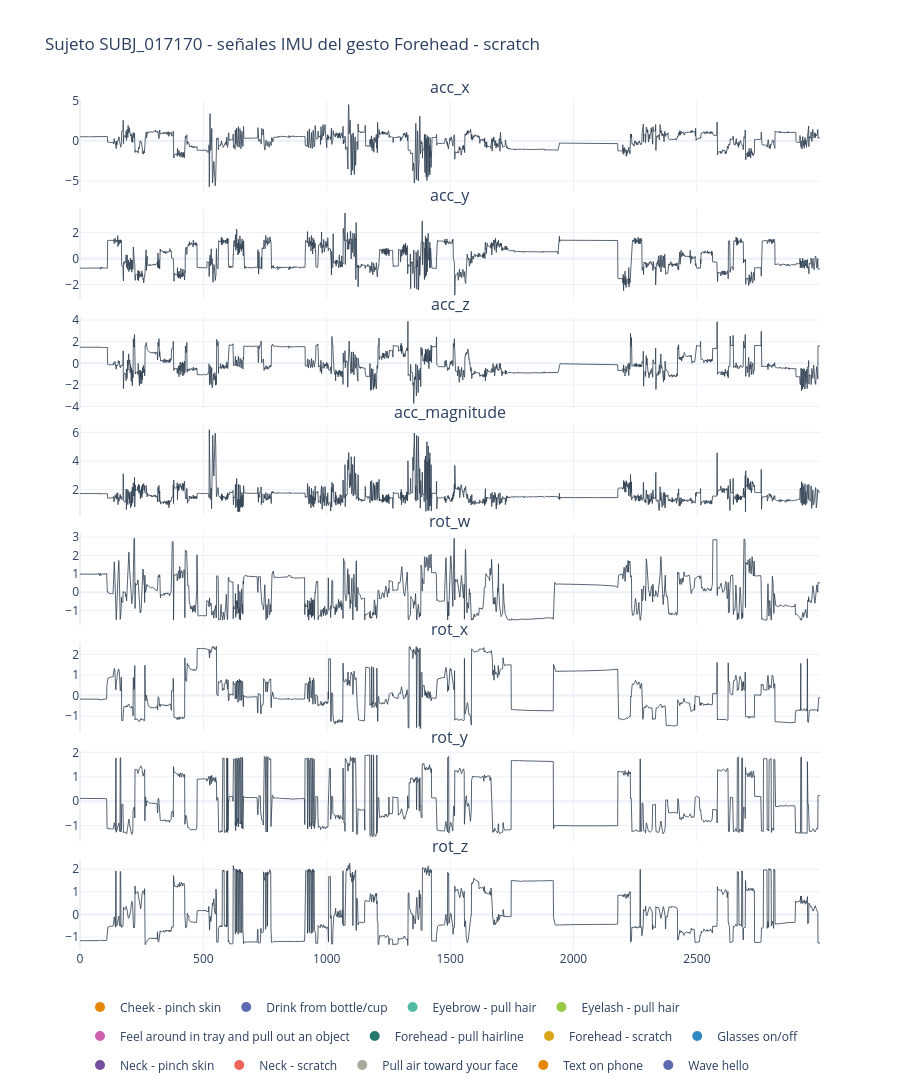

Notebook code cell kept with this figure:
### Code cell
def plot_subject_imu(df: pl.DataFrame, subject_id: str, max_rows: int = 3000):
    """Muestra acc_x/y/z y rot_w/x/y/z de un sujeto concreto. El fondo se colorea según el gesto activo en cada timestep.
    Esto permite visualizar cómo varían las señales IMU con cada gesto, y si hay patrones característicos para cada gesto.
    Es útil para entender la relación entre las señales IMU y los gestos, y si hay diferencias claras entre ellos.

    :param df: DataFrame con los datos de entrenamiento, incluyendo las columnas `subject`, `gesture`, `sequence_id`, `sequence_counter` y las señales IMU.
    :param subject_id: ID del sujeto a visualizar (ej. "SUBJ_059520").
    :param max_rows: número máximo de filas a mostrar (para evitar sobrecargar la visualización), por defecto a 3000.
    :return: Figura de Plotly con las señales IMU del sujeto, coloreadas por gesto.
    """
    sub = (
        df.filter(pl.col("subject") == subject_id)
        .sort(["sequence_id", "sequence_counter"])
        .head(max_rows)
        .to_pandas()
    )

    imu_signals = [
        "acc_x",
        "acc_y",
        "acc_z",
        "acc_magnitude",
        "rot_w",
        "rot_x",
        "rot_y",
        "rot_z",
    ]
    imu_signals = [c for c in imu_signals if c in sub.columns]

    gestures = sub["gesture"].unique().tolist()
    palette = gesture_palette(gestures)
    sub["t"] = range(len(sub))

    fig = make_subplots(
        rows=len(imu_signals),
        cols=1,
        shared_xaxes=True,
        vertical_spacing=0.02,
        subplot_titles=imu_signals,
    )

    # Bandas de fondo por gesto
    for _, seg in sub.groupby((sub["gesture"] != sub["gesture"].shift()).cumsum()):
        g = seg["gesture"].iloc[0]
        x0, x1 = seg["t"].iloc[0], seg["t"].iloc[-1]
        color = palette.get(g, "#cccccc")
        for row in range(1, len(imu_signals) + 1):
            fig.add_vrect(
                x0=x0,
                x1=x1,
                fillcolor=color,
                opacity=0.15,
                line_width=0,
                row=row,
                col=1,
            )

    # Señales
    for row, col in enumerate(imu_signals, start=1):
        fig.add_trace(
            go.Scatter(
                x=sub["t"],
                y=sub[col],
                mode="lines",
                line=dict(width=0.8, color="#2c3e50"),
                name=col,
                showlegend=False,
            ),
            row=row,
            col=1,
        )

    # Leyenda de gestos
    for g, c in palette.items():
        fig.add_trace(
            go.Scatter(
                x=[None],
                y=[None],
                mode="markers",
                marker=dict(size=10, color=c),
                name=g,
                legendgroup=g,
            )
        )

    fig.update_layout(
        title=f"Sujeto {subject_id} - señales IMU del gesto {sub['gesture'].iloc[0]}",
        height=150 * len(imu_signals) + 80,
        template="plotly_white",
        legend=dict(orientation="h", y=-0.05),
    )
    return fig


subject_to_show = train_df.select("subject").sample().to_numpy()[0, 0]
plot_subject_imu(train_df, subject_id=subject_to_show, max_rows=3000)

### Figure 1 — Plotly figure (JSON) as saved in the notebook; plotly's stock layout.template omitted (floating-point values rounded to 4 significant figures; data arrays with more than 128 entries replaced by an {"elided": "..."} marker saying what was removed)
{"data": [{"line": {"color": "#2c3e50", "width": 0.8}, "mode": "lines", "name": "acc_x", "showlegend": false, "type": "scatter", "x": {"elided": "3000 int values"}, "xaxis": "x", "y": {"elided": "3000 float values"}, "yaxis": "y"}, {"line": {"color": "#2c3e50", "width": 0.8}, "mode": "lines", "name": "acc_y", "showlegend": false, "type": "scatter", "x": {"elided": "3000 int values"}, "xaxis": "x2", "y": {"elided": "3000 float values"}, "yaxis": "y2"}, {"line": {"color": "#2c3e50", "width": 0.8}, "mode": "lines", "name": "acc_z", "showlegend": false, "type": "scatter", "x": {"elided": "3000 int values"}, "xaxis": "x3", "y": {"elided": "3000 float values"}, "yaxis": "y3"}, {"line": {"color": "#2c3e50", "width": 0.8}, "mode": "lines", "name": "acc_magnitude", "showlegend": false, "type": "scatter", "x": {"elided": "3000 int values"}, "xaxis": "x4", "y": {"elided": "3000 float values"}, "yaxis": "y4"}, {"line": {"color": "#2c3e50", "width": 0.8}, "mode": "lines", "name": "rot_w", "showlegend": false, "type": "scatter", "x": {"elided": "3000 int values"}, "xaxis": "x5", "y": {"elided": "3000 float values"}, "yaxis": "y5"}, {"line": {"color": "#2c3e50", "width": 0.8}, "mode": "lines", "name": "rot_x", "showlegend": false, "type": "scatter", "x": {"elided": "3000 int values"}, "xaxis": "x6", "y": {"elided": "3000 float values"}, "yaxis": "y6"}, {"line": {"color": "#2c3e50", "width": 0.8}, "mode": "lines", "name": "rot_y", "showlegend": false, "type": "scatter", "x": {"elided": "3000 int values"}, "xaxis": "x7", "y": {"elided": "3000 float values"}, "yaxis": "y7"}, {"line": {"color": "#2c3e50", "width": 0.8}, "mode": "lines", "name": "rot_z", "showlegend": false, "type": "scatter", "x": {"elided": "3000 int values"}, "xaxis": "x8", "y": {"elided": "3000 float values"}, "yaxis": "y8"}, {"legendgroup": "Cheek - pinch skin", "marker": {"color": "rgb(229, 134, 6)", "size": 10}, "mode": "markers", "name": "Cheek - pinch skin", "type": "scatter", "x": [null], "y": [null]}, {"legendgroup": "Drink from bottle/cup", "marker": {"color": "rgb(93, 105, 177)", "size": 10}, "mode": "markers", "name": "Drink from bottle/cup", "type": "scatter", "x": [null], "y": [null]}, {"legendgroup": "Eyebrow - pull hair", "marker": {"color": "rgb(82, 188, 163)", "size": 10}, "mode": "markers", "name": "Eyebrow - pull hair", "type": "scatter", "x": [null], "y": [null]}, {"legendgroup": "Eyelash - pull hair", "marker": {"color": "rgb(153, 201, 69)", "size": 10}, "mode": "markers", "name": "Eyelash - pull hair", "type": "scatter", "x": [null], "y": [null]}, {"legendgroup": "Feel around in tray and pull out an object", "marker": {"color": "rgb(204, 97, 176)", "size": 10}, "mode": "markers", "name": "Feel around in tray and pull out an object", "type": "scatter", "x": [null], "y": [null]}, {"legendgroup": "Forehead - pull hairline", "marker": {"color": "rgb(36, 121, 108)", "size": 10}, "mode": "markers", "name": "Forehead - pull hairline", "type": "scatter", "x": [null], "y": [null]}, {"legendgroup": "Forehead - scratch", "marker": {"color": "rgb(218, 165, 27)", "size": 10}, "mode": "markers", "name": "Forehead - scratch", "type": "scatter", "x": [null], "y": [null]}, {"legendgroup": "Glasses on/off", "marker": {"color": "rgb(47, 138, 196)", "size": 10}, "mode": "markers", "name": "Glasses on/off", "type": "scatter", "x": [null], "y": [null]}, {"legendgroup": "Neck - pinch skin", "marker": {"color": "rgb(118, 78, 159)", "size": 10}, "mode": "markers", "name": "Neck - pinch skin", "type": "scatter", "x": [null], "y": [null]}, {"legendgroup": "Neck - scratch", "marker": {"color": "rgb(237, 100, 90)", "size": 10}, "mode": "markers", "name": "Neck - scratch", "type": "scatter", "x": [null], "y": [null]}, {"legendgroup": "Pull air toward your face", "marker": {"color": "rgb(165, 170, 153)", "size": 10}, "mode": "markers", "name": "Pull air toward your face", "type": "scatter", "x": [null], "y": [null]}, {"legendgroup": "Text on phone", "marker": {"color": "rgb(229, 134, 6)", "size": 10}, "mode": "markers", "name": "Text on phone", "type": "scatter", "x": [null], "y": [null]}, {"legendgroup": "Wave hello", "marker": {"color": "rgb(93, 105, 177)", "size": 10}, "mode": "markers", "name": "Wave hello", "type": "scatter", "x": [null], "y": [null]}], "layout": {"annotations": [{"font": {"size": 16}, "showarrow": false, "text": "acc_x", "x": 0.5, "xanchor": "center", "xref": "paper", "y": 1, "yanchor": "bottom", "yref": "paper"}, {"font": {"size": 16}, "showarrow": false, "text": "acc_y", "x": 0.5, "xanchor": "center", "xref": "paper", "y": 0.8725, "yanchor": "bottom", "yref": "paper"}, {"font": {"size": 16}, "showarrow": false, "text": "acc_z", "x": 0.5, "xanchor": "center", "xref": "paper", "y": 0.745, "yanchor": "bottom", "yref": "paper"}, {"font": {"size": 16}, "showarrow": false, "text": "acc_magnitude", "x": 0.5, "xanchor": "center", "xref": "paper", "y": 0.6175, "yanchor": "bottom", "yref": "paper"}, {"font": {"size": 16}, "showarrow": false, "text": "rot_w", "x": 0.5, "xanchor": "center", "xref": "paper", "y": 0.49, "yanchor": "bottom", "yref": "paper"}, {"font": {"size": 16}, "showarrow": false, "text": "rot_x", "x": 0.5, "xanchor": "center", "xref": "paper", "y": 0.3625, "yanchor": "bottom", "yref": "paper"}, {"font": {"size": 16}, "showarrow": false, "text": "rot_y", "x": 0.5, "xanchor": "center", "xref": "paper", "y": 0.235, "yanchor": "bottom", "yref": "paper"}, {"font": {"size": 16}, "showarrow": false, "text": "rot_z", "x": 0.5, "xanchor": "center", "xref": "paper", "y": 0.1075, "yanchor": "bottom", "yref": "paper"}], "height": 1280, "legend": {"orientation": "h", "y": -0.05}, "title": {"text": "Sujeto SUBJ_017170 - señales IMU del gesto Forehead - scratch"}, "xaxis": {"anchor": "y", "domain": [0, 1], "matches": "x8", "showticklabels": false}, "xaxis2": {"anchor": "y2", "domain": [0, 1], "matches": "x8", "showticklabels": false}, "xaxis3": {"anchor": "y3", "domain": [0, 1], "matches": "x8", "showticklabels": false}, "xaxis4": {"anchor": "y4", "domain": [0, 1], "matches": "x8", "showticklabels": false}, "xaxis5": {"anchor": "y5", "domain": [0, 1], "matches": "x8", "showticklabels": false}, "xaxis6": {"anchor": "y6", "domain": [0, 1], "matches": "x8", "showticklabels": false}, "xaxis7": {"anchor": "y7", "domain": [0, 1], "matches": "x8", "showticklabels": false}, "xaxis8": {"anchor": "y8", "domain": [0, 1]}, "yaxis": {"anchor": "x", "domain": [0.8925, 1]}, "yaxis2": {"anchor": "x2", "domain": [0.765, 0.8725]}, "yaxis3": {"anchor": "x3", "domain": [0.6375, 0.745]}, "yaxis4": {"anchor": "x4", "domain": [0.51, 0.6175]}, "yaxis5": {"anchor": "x5", "domain": [0.3825, 0.49]}, "yaxis6": {"anchor": "x6", "domain": [0.255, 0.3625]}, "yaxis7": {"anchor": "x7", "domain": [0.1275, 0.235]}, "yaxis8": {"anchor": "x8", "domain": [0, 0.1075]}}}
